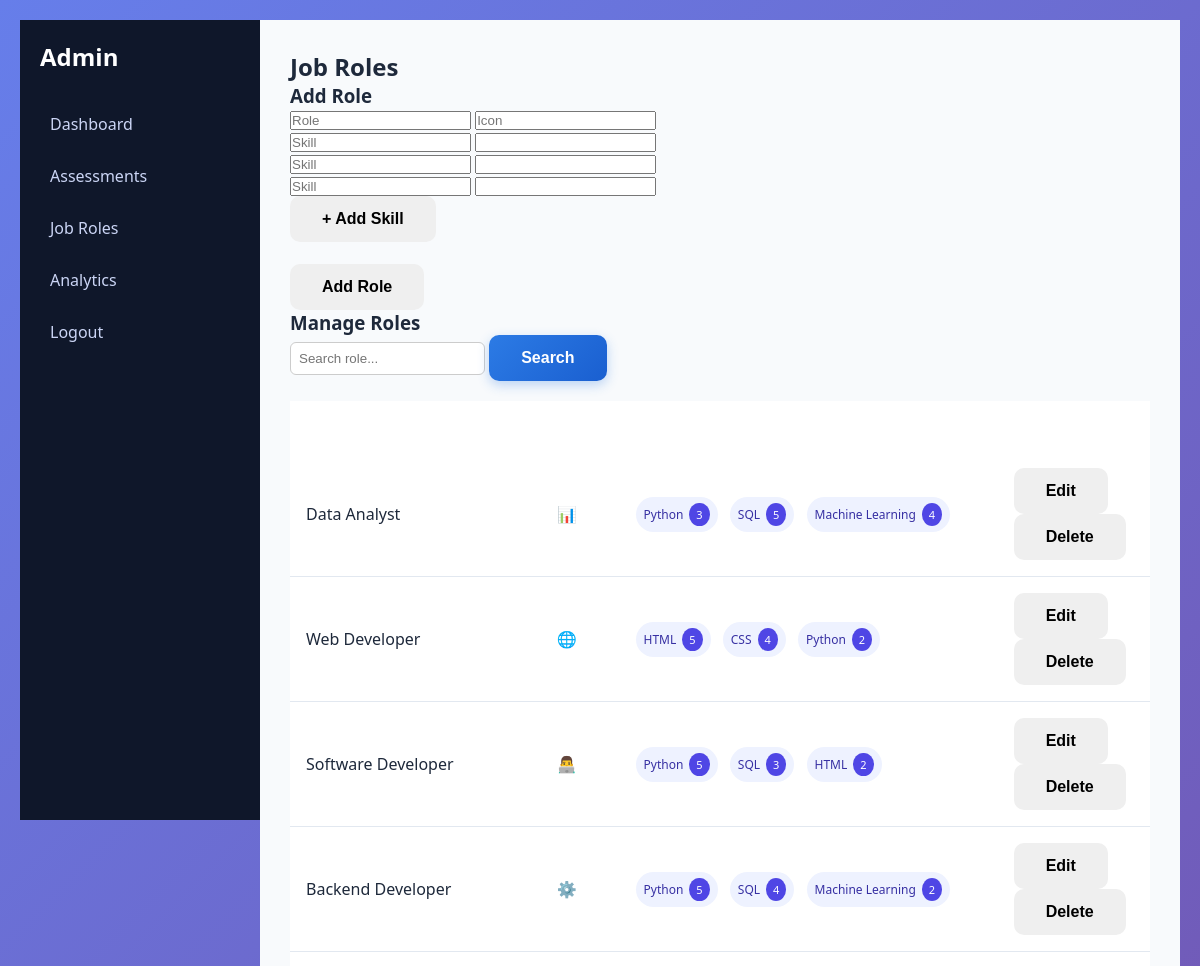
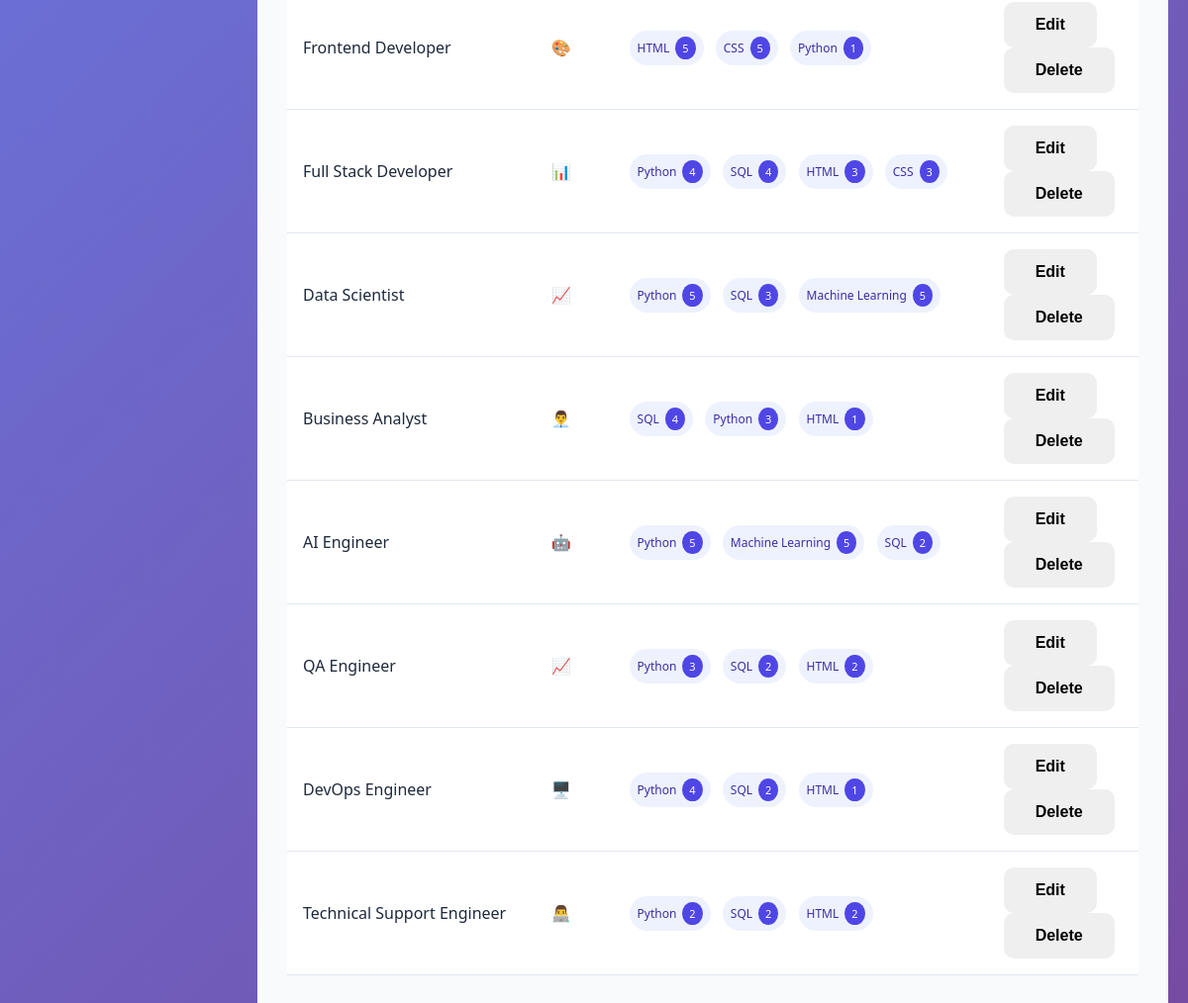
The page /admin/job_roles (signed in) on the database as committed earlier (2 pictures, top to bottom).
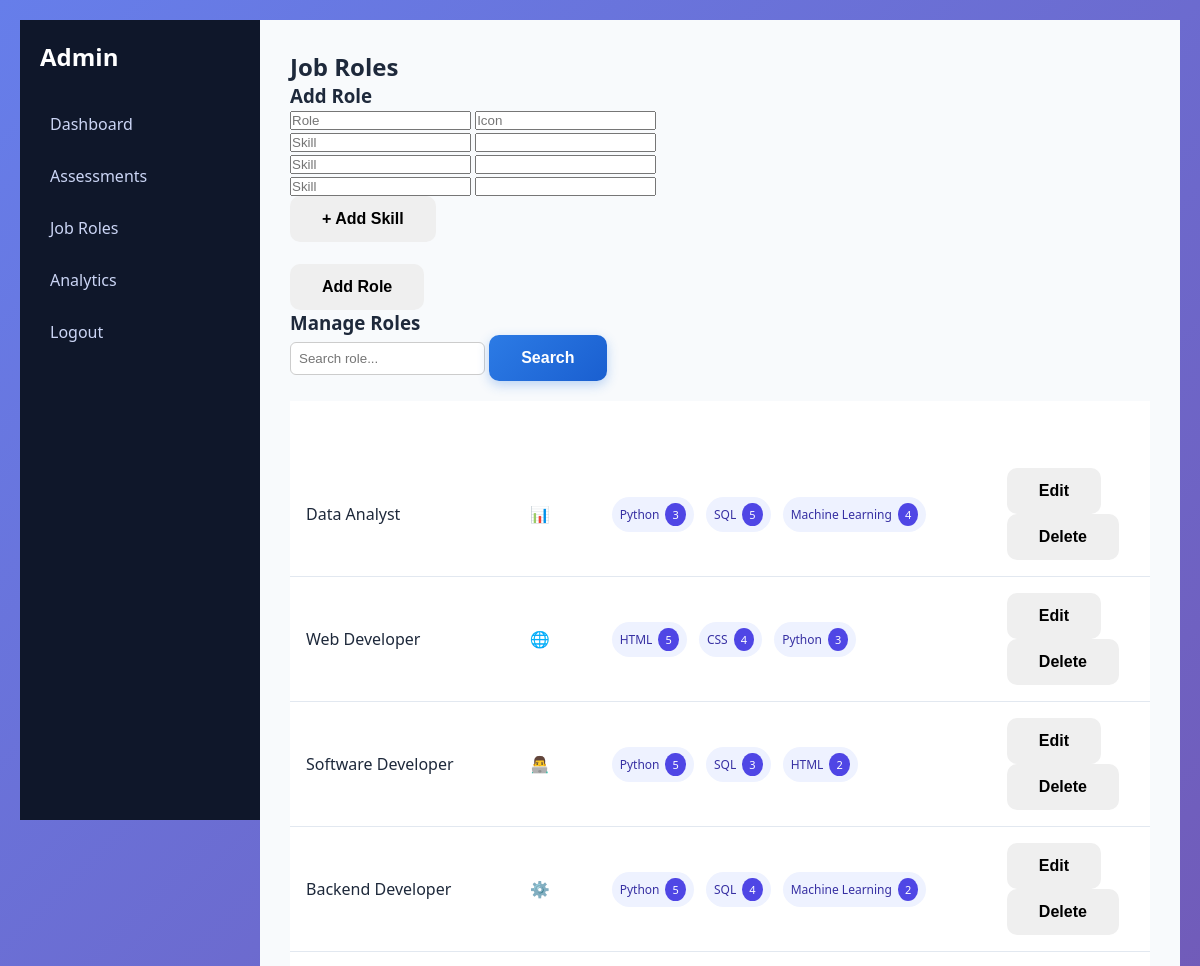
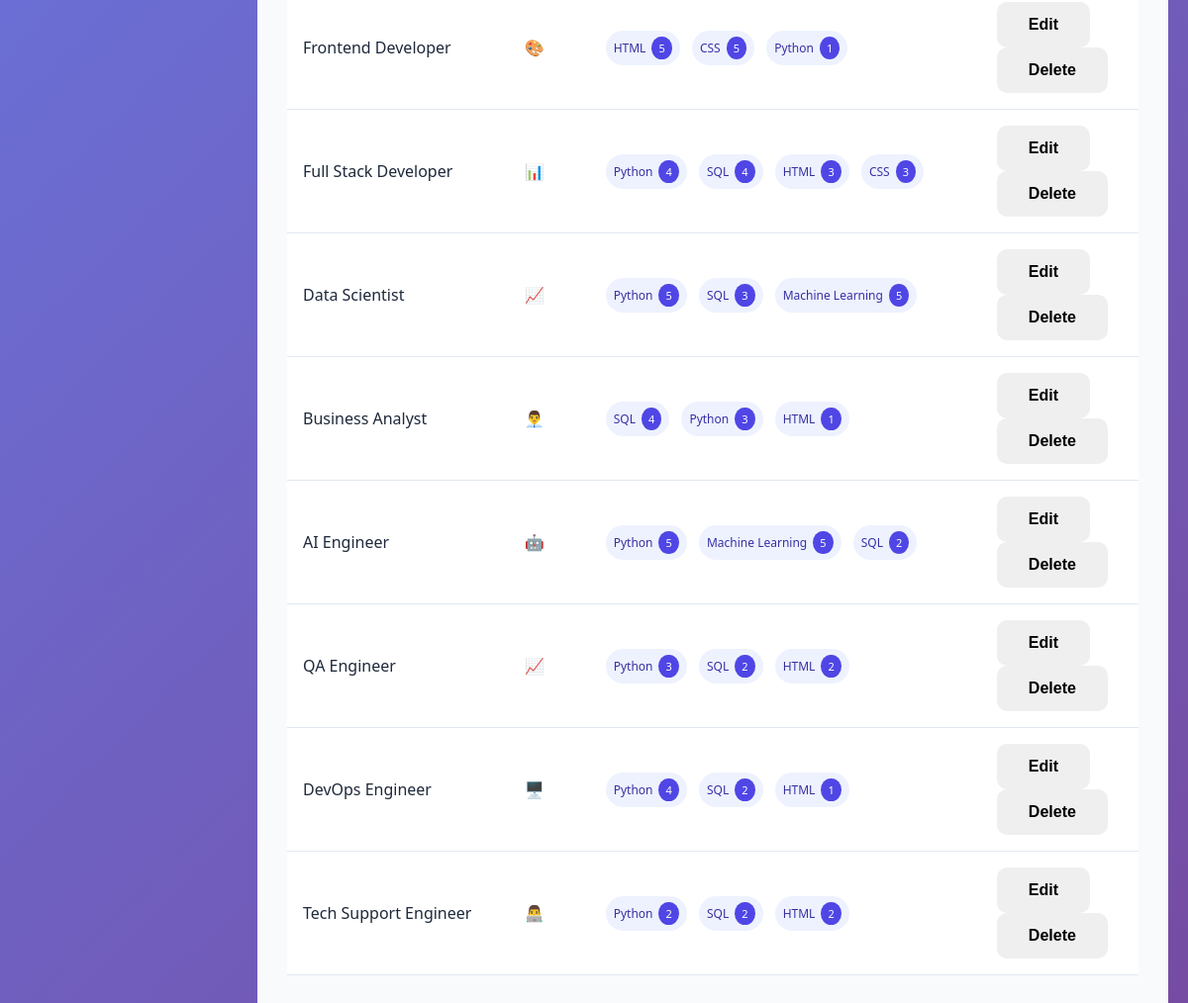
The same page on the database as committed later (2 pictures, top to bottom).
### tables this page shows
CREATE TABLE job_roles (
            id INTEGER PRIMARY KEY AUTOINCREMENT,
            role_name TEXT UNIQUE,
            icon TEXT DEFAULT '💼'
        );

### app.py (the view)
@app.route('/admin/job_roles')
def admin_job_roles():
    if not admin_required():
        return redirect(url_for('login'))
    search = request.args.get('search', '')
    conn = sqlite3.connect("hiremind.db")
    cursor = conn.cursor()
    if search:
        cursor.execute("""
        SELECT jr.id, jr.role_name, jr.icon,
        GROUP_CONCAT(js.skill_name || ' (' || js.weight || ')')
        FROM job_roles jr
        JOIN job_skills js ON jr.id = js.role_id
        WHERE jr.role_name LIKE ?
        GROUP BY jr.id
        """, ('%' + search + '%',))
    else:
        cursor.execute("""
        SELECT jr.id, jr.role_name, jr.icon,
        GROUP_CONCAT(js.skill_name || ' (' || js.weight || ')')
        FROM job_roles jr
        JOIN job_skills js ON jr.id = js.role_id
        GROUP BY jr.id
        """)
    roles = cursor.fetchall()
    conn.close()
    return render_template("admin_job_roles.html", roles=roles, search=search)

### app.py (called while the page is built)
def admin_required():
    if 'user_id' not in session or not session.get('is_admin'):
        return False
    return True

### templates/admin_job_roles.html (shortened to what this page needs)
{% extends "admin_base.html" %}
{% block content %}
<h2>Job Roles</h2>
<h3>Add Role</h3>
<form method="post" action="/add_role" onsubmit="return confirmAddRole()">
<input name="role" placeholder="Role" required>
<input name="icon" placeholder="Icon" required>
<div id="skills-container">
<div>
<input name="skill[]" placeholder="Skill" required>
<input name="weight[]" type="number" max="5" required>
</div>
<div>
<input name="skill[]" placeholder="Skill" required>
<input name="weight[]" type="number" max="5" required>
</div>
<div>
<input name="skill[]" placeholder="Skill" required>
<input name="weight[]" type="number" max="5" required>
</div>
</div>
<button type="button" onclick="addSkill()">+ Add Skill</button>
<br><br>
<button>Add Role</button>
</form>
<h3>Manage Roles</h3>
<form method="get" style="margin-bottom:20px;">
    <input
        type="text"
        name="search"
        placeholder="Search role..."
        value="{{ search }}"
        style="padding:8px; border-radius:6px; border:1px solid #ccc;"
    >
    <button class="btn-primary">Search</button>
</form>
<table class="modern-table">
<tr>
<th>Role</th><th>Icon</th><th>Skills</th><th>Action</th>
</tr>
{% for r in roles %}
<tr>
<td>{{ r[1] }}</td>
<td>{{ r[2] }}</td>
<td>
    {% for skill in r[3].split(',') %}
        {% set parts = skill.strip().split('(') %}
        {% set name = parts[0] %}
        {% set weight = parts[1].replace(')', '') %}
        <span class="skill-pill">
            {{ name }}
            <span class="skill-weight">{{ weight }}</span>
        </span>
    {% endfor %}
</td>
<td>
    <button onclick="openEdit(
    '{{ r[0] }}',
    '{{ r[1] }}',
    '{{ r[2] }}'
    )">Edit</button>
    <form method="post" action="/delete_role/{{ r[0] }}" onsubmit="return confirm('Are you sure?')">
        <button>Delete</button>
    </form>
</td>
</tr>
{% endfor %}
</table>
{% endblock %}

Rows that differ between the two databases and show on the page:
removed job_roles: role_name "Technical Support Engineer", icon "👨‍💻", name "Python" "SQL" "HTML", weight "2" "2" "2"
added job_roles: role_name "Tech Support Engineer", icon "👨‍💻", name "Python" "SQL" "HTML", weight "2" "2" "2"
Other text that changed with them:
new list line: "Python 3"
list line gone: "Python 2"
